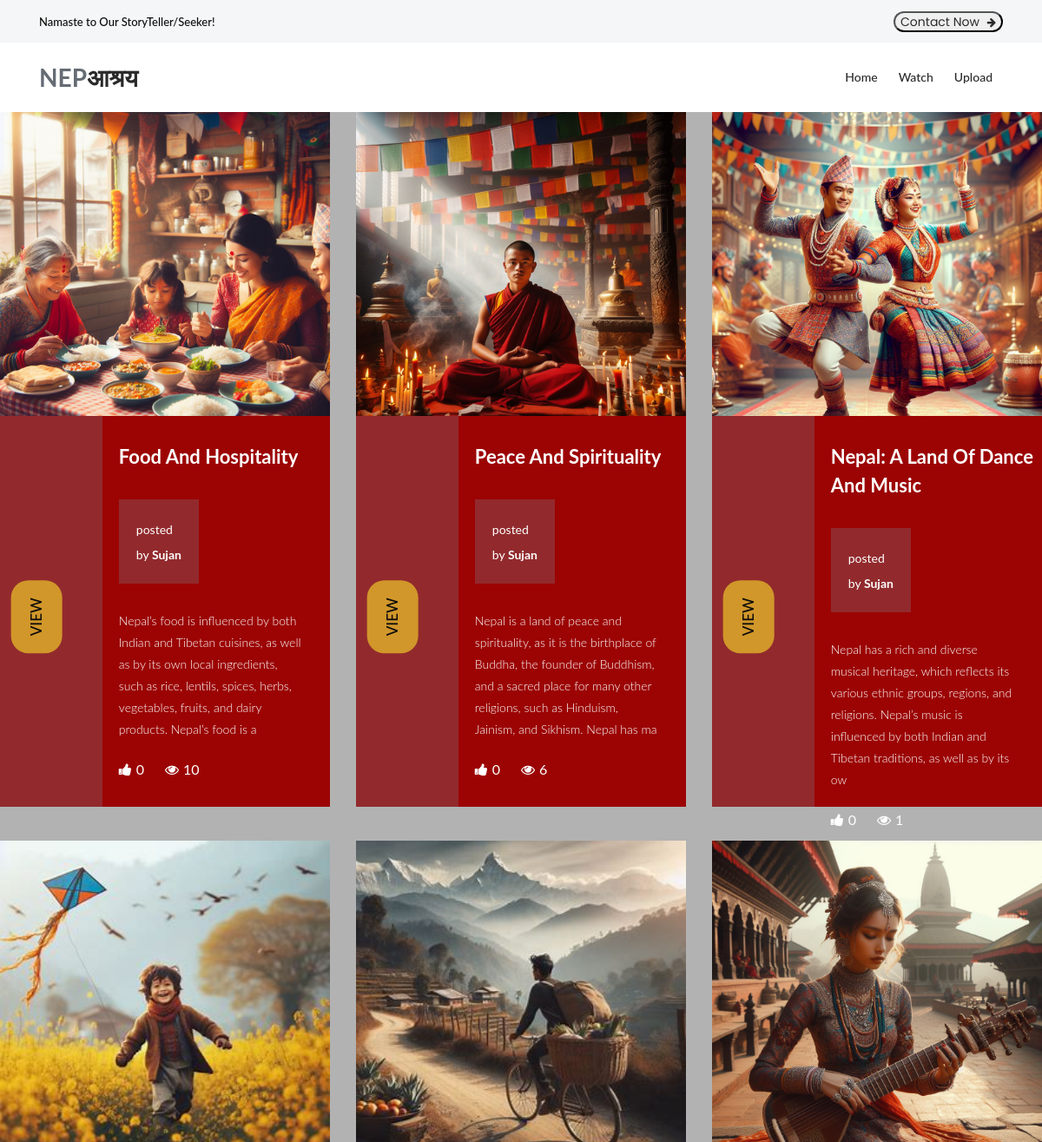
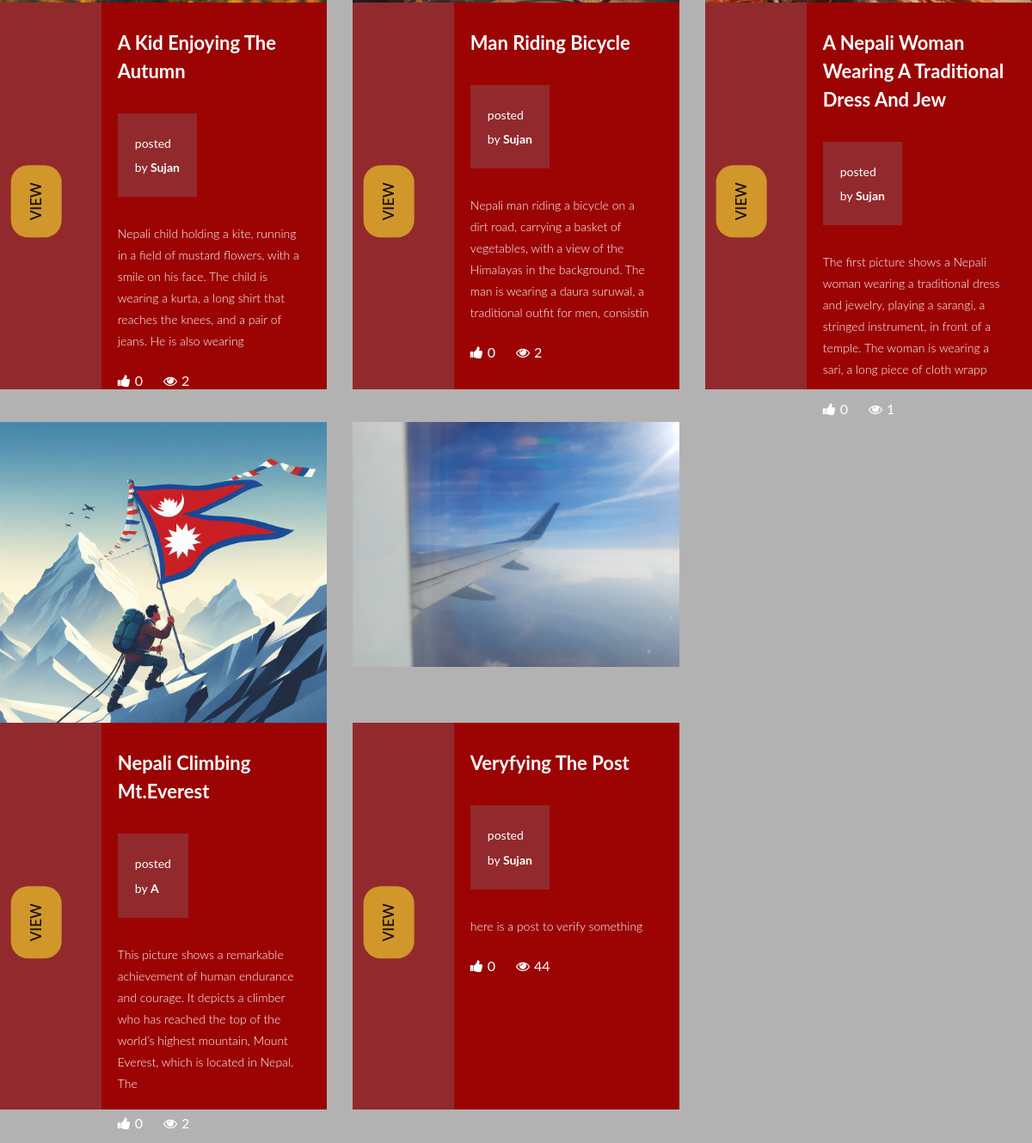
/listofpost/, run on the app's committed database (2 pictures, top to bottom).
### Nepa_application/models.py (models this page shows, shortened)
class T_Image(models.Model):
    topic = models.ForeignKey(Topic, on_delete=models.CASCADE)
    image = models.ImageField(upload_to='topic_images')

class Topic(models.Model):
    title = models.CharField(max_length=100)
    long_description = models.TextField()
    category = models.ManyToManyField("Category", related_name='topics')
    province = models.ForeignKey(province, on_delete=models.CASCADE, related_name='topics')
    post_date = models.DateTimeField(default=timezone.now)
    is_verified = models.BooleanField(default=False)
    author = models.CharField(max_length=100, default="Anonymous")
    likes = models.ManyToManyField(User, related_name='topic', blank=True)
    report = models.IntegerField(User, default=0)
    commentCount = models.IntegerField(default=0, null=True, blank=True)
    views = models.IntegerField(default=0)
    class Meta:
        ordering = ['-post_date']
    def total_likes(self):
        return self.likes.count()

### Nepa_application/views.py (the view)
# urls.py: path('listofpost/', views.listofpost, name='listofpost'),
def listofpost(request):
    posts = models.Topic.objects.prefetch_related('t_image_set').all()
    user = request.user.username
    context = {
        "posts": posts,
        "user": user,
        }
    return render(request, 'listofpost.html', context)

### templates/listofpost.html (shortened to what this page needs)
{%load static%}
<!DOCTYPE html>
<html lang="en">
 <head>
   <link rel="stylesheet" type="text/css" href="{% static 'assets/css/bootstrap.min.css' %}">
   <link rel="stylesheet" type="text/css" href="{% static 'assets/css/font-awesome.css' %}">
   <link rel="stylesheet" type="text/css" href="{% static 'assets/css/owl-carousel.css' %}">
   <link rel="stylesheet" href="{% static 'assets/css/tooplate-artxibition.css' %}">
   <link rel="stylesheet" href="{% static 'assets/css/style.css' %}">
   <link href="{% static 'assets/css/main.css' %}" rel="stylesheet" />
   </head>
   <body>
   <div class="pre-header">
       <div class="container">
           <div class="row">
               <div class="col-lg-6 col-sm-6">
                   <span>Namaste to Our StoryTeller/Seeker!</span>
               </div>
               <div class="col-lg-6 col-sm-6">
                   <div class="text-button">
                      <button class="contactbutton"> <a href="{% url 'contact' %}">Contact Now <i class="fa fa-arrow-right"></i></a></button>
                   </div>
               </div>
           </div>
       </div>
   </div>
   <header class="header-area header-sticky">
       <div class="container">
           <div class="row">
               <div class="col-12">
                   <nav class="main-nav">
                       <a href="{% url 'index' %}" class="logo">NEP<em>आश्रय</em></a>
                       <ul class="nav">
                           <li><a href="{% url 'index' %}">Home</a></li>
                           <li><a href="#">Watch</a></li>
                           <li><a href="{% url 'upload' %}">Upload</a></li>
                       </ul>
                   </nav>
               </div>
           </div>
       </div>
   </header>
<div class="row">
 {% for post in posts %}
 {% if post.is_verified %}
 <div class="col-lg-4">
   <div class="venue-item" style="margin-bottom: 30px;">
     {% for image in post.t_image_set.all %}
     <div class="thumb" style="object-fit: cover; height: 350px;">
       <img src="{{ image.image.url }}" alt="{{post.title}}" />
     </div>
     {% endfor %}
     <div class="down-content"style="height: 450px;">
       <div class="left-content">
         <div class="main-white-button">
           <a href="{% url 'detailed_view' post.id %}">VIEW</a>
         </div>
       </div>
       <div class="right-content" style="height: 350px;">
         <h4>{{ post.title.title| slice:50 }}</h4>
         <div class="price">
           <span>posted<br>by <b> {{post.author.title}}</b></span>
       </div>
         <p style="margin-top: 0px;">{{ post.long_description | slice:"200" }}</p>
         <ul>
           <li><i class="fa fa-thumbs-up"></i>{{post.total_likes}}</li>
           <li><i class="fa fa-eye"></i>{{post.views}}</li>
         </ul>
       </div>
     </div>
   </div>
 </div>
 {% endif %}
 {% endfor %}
</div>

### static/assets/css/main.css (style rules this page uses)
html { line-height: 1.15; -ms-text-size-adjust: 100%; -webkit-text-size-adjust: 100%; }
body { margin: 0; }
article, aside, footer, header, nav, section { display: block; }
a { background-color: transparent; -webkit-text-decoration-skip: objects; }
b, strong { font-weight: inherit; }
b, strong { font-weight: bolder; }
img { border-style: none; }
button, input, optgroup, select, textarea { font-family: sans-serif; font-size: 100%; line-height: 1.15; margin: 0; }
button, input { overflow: visible; }
button, select { text-transform: none; }
button, html [type="button"], [type="reset"], [type="submit"] { -webkit-appearance: button; }
html { height: 100%; }
input, button { font-family: 'Poppins', sans-serif; }
* { box-sizing: border-box; }

### data on the page
Topic: title "Food And Hospitality", author "Sujan", long_description "Nepal’s food is influenced by both Indian and Tibetan cuisines, as well as by its own local ingredients, such as rice, lentils, spices, herbs, vegetables, fruits, and dairy products. Nepal’s food is a", total_likes "0", views "10"
T_Image: image (picture)
Topic: title "Peace And Spirituality", author "Sujan", long_description "Nepal is a land of peace and spirituality, as it is the birthplace of Buddha, the founder of Buddhism, and a sacred place for many other religions, such as Hinduism, Jainism, and Sikhism. Nepal has ma", total_likes "0", views "6"
T_Image: image (picture)
Topic: title "Nepal: A Land Of Dance And Music", author "Sujan", long_description "Nepal has a rich and diverse musical heritage, which reflects its various ethnic groups, regions, and religions. Nepal’s music is influenced by both Indian and Tibetan traditions, as well as by its ow", total_likes "0", views "1"
T_Image: image (picture)
Topic: title "A Kid Enjoying The Autumn", author "Sujan", long_description "Nepali child holding a kite, running in a field of mustard flowers, with a smile on his face. The child is wearing a kurta, a long shirt that reaches the knees, and a pair of jeans. He is also wearing", total_likes "0", views "2"
T_Image: image (picture)
Topic: title "Man Riding Bicycle", author "Sujan", long_description "Nepali man riding a bicycle on a dirt road, carrying a basket of vegetables, with a view of the Himalayas in the background. The man is wearing a daura suruwal, a traditional outfit for men, consistin", total_likes "0", views "2"
T_Image: image (picture)
Topic: title "A Nepali Woman Wearing A Traditional Dress And Jew", author "Sujan", long_description "The first picture shows a Nepali woman wearing a traditional dress and jewelry, playing a sarangi, a stringed instrument, in front of a temple. The woman is wearing a sari, a long piece of cloth wrapp", total_likes "0", views "1"
T_Image: image (picture)
Topic: title "Nepali Climbing Mt.Everest", author "A", long_description "This picture shows a remarkable achievement of human endurance and courage. It depicts a climber who has reached the top of the world’s highest mountain, Mount Everest, which is located in Nepal. The", total_likes "0", views "2"
T_Image: image (picture)
Topic: title "Veryfying The Post", author "Sujan", long_description "here is a post to verify something", total_likes "0", views "44"
T_Image: image (picture)
